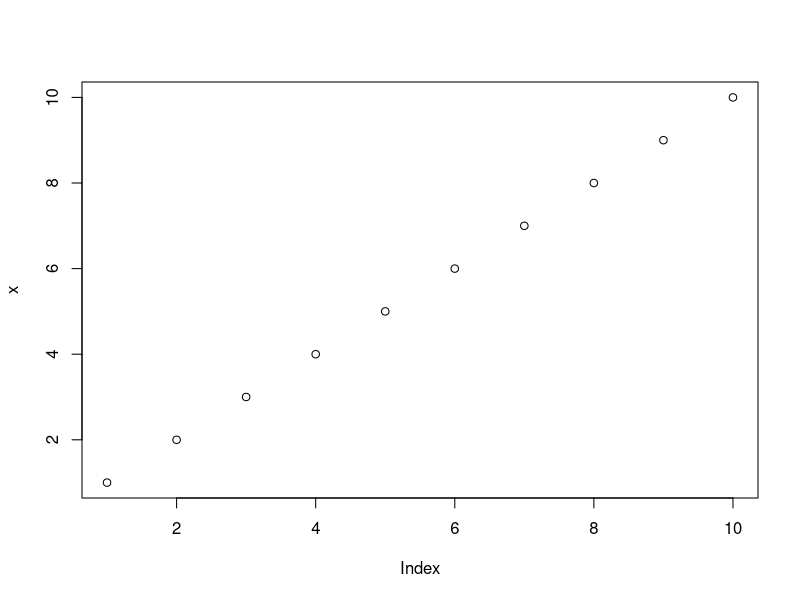
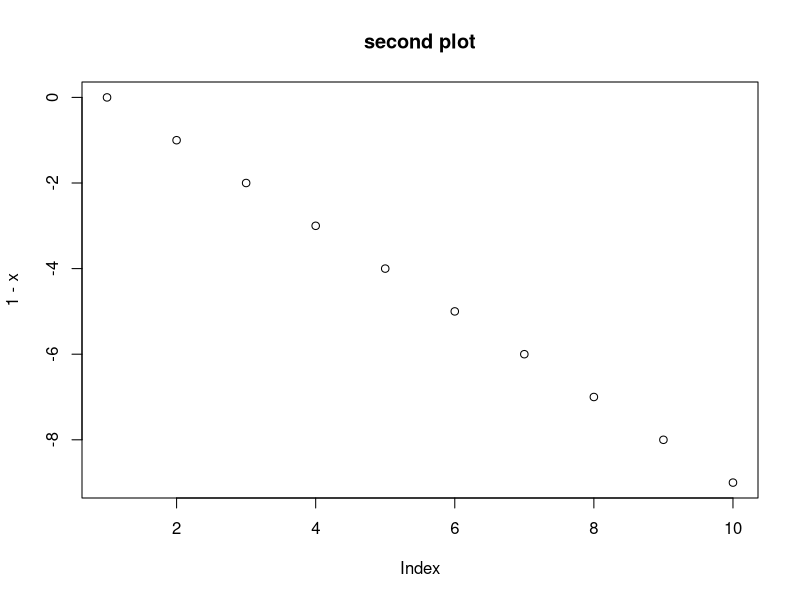

Write R code to recreate these figures, in order.
### this is our first git-controlled file

x <- 1:10
plot(x)  
plot(1-x, main = "second plot")

### some more code
print(x)